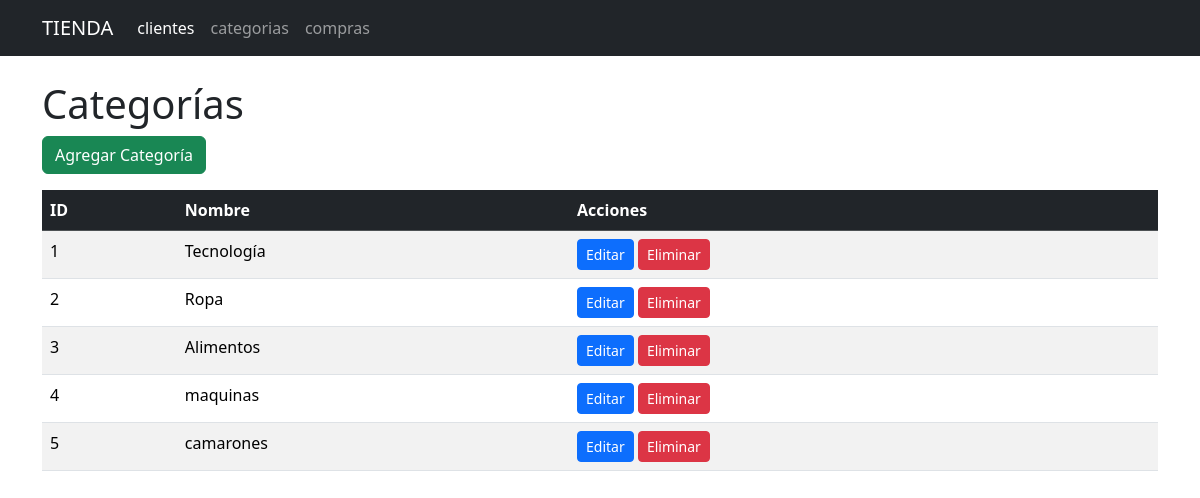
Screenshot of /categoria with the database file from the repository.
### tables this page shows
CREATE TABLE categoria (
    id INTEGER PRIMARY KEY AUTOINCREMENT,
    nombre TEXT NOT NULL
);

### app.py (the view)
@app.route('/categoria')
def categoria():
    conn = get_db_connection()
    categorias = conn.execute(
        'SELECT * FROM categoria'
    ).fetchall()
    conn.close()
    return render_template(
        'categoria.html',
        categorias=categorias
    )

### app.py (called while the page is built)
def get_db_connection():
    conn = sqlite3.connect('database.db')
    conn.row_factory = sqlite3.Row
    return conn

### templates/categoria.html
{% extends 'base.html' %}
{% block content %}
<h1>Categorías</h1>
<a href="{{ url_for('agregar_categoria') }}" class="btn btn-success mb-3">Agregar Categoría</a>
<table class="table table-striped table-hover">
  <thead class="table-dark">
    <tr>
      <th>ID</th>
      <th>Nombre</th>
      <th>Acciones</th>
    </tr>
  </thead>
  <tbody>
    {% for categoria in categorias %}
    <tr>
      <td>{{ categoria.id }}</td>
      <td>{{ categoria.nombre }}</td>
      <td>
        <a href="{{ url_for('editar_categoria', id=categoria.id) }}" class="btn btn-primary btn-sm">Editar</a>
        <a href="{{ url_for('eliminar_categoria', id=categoria.id) }}" class="btn btn-danger btn-sm">Eliminar</a>
      </td>
    </tr>
    {% endfor %}
  </tbody>
</table>
{% endblock %}

### rows the page displays
categoria: id "1", nombre "Tecnología"
categoria: id "2", nombre "Ropa"
categoria: id "3", nombre "Alimentos"
categoria: id "4", nombre "maquinas"
categoria: id "5", nombre "camarones"
